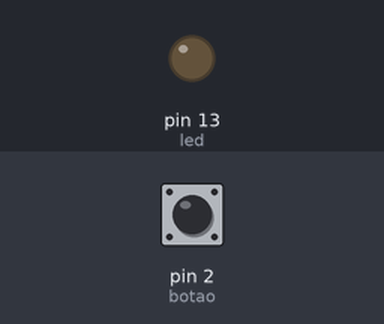
The sketch below on a simulated Arduino Uno, built with avr-gcc and run on an emulated ATmega328P. Parts: output pins drawn as LEDs (lit = HIGH). The test bench sets the inputs (shaded band); at power-on: pin 2 (botao) HIGH.

Above: at 1.2 s.
1.3 s: pin 2 (botao) pulled LOW for 0.15 s
At 1.37 s:
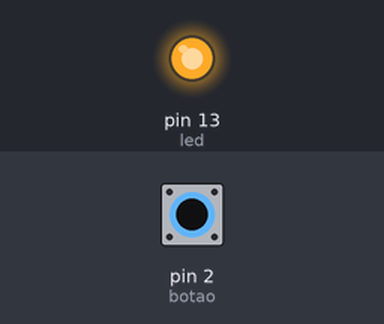
2.9 s: pin 2 (botao) pulled LOW for 3.2 s
At 6.9 s:
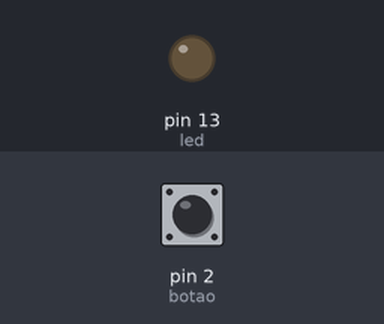
Timing chart, 0 to 8.4 s (numbered marks = the images above; inputs shaded):
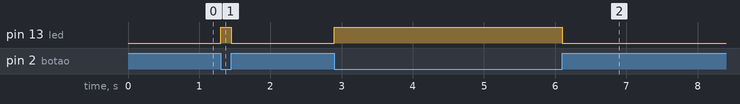

The sketch:

button_led.ino
```cpp
int botao = 2;
int led = 13;

void setup() {
  pinMode(led, OUTPUT);
  pinMode(botao, INPUT_PULLUP);
}

void loop() {
  if (digitalRead(botao) == LOW) {
    digitalWrite(led, HIGH);
  } else {
    digitalWrite(led, LOW);
  }
}
```

Measured:
- after the input at 1.3 s, pin 13 (led): LOW → HIGH at once, → LOW 0.15 s later
- after the input at 2.9 s, pin 13 (led): LOW → HIGH at once, → LOW 3.2 s later
